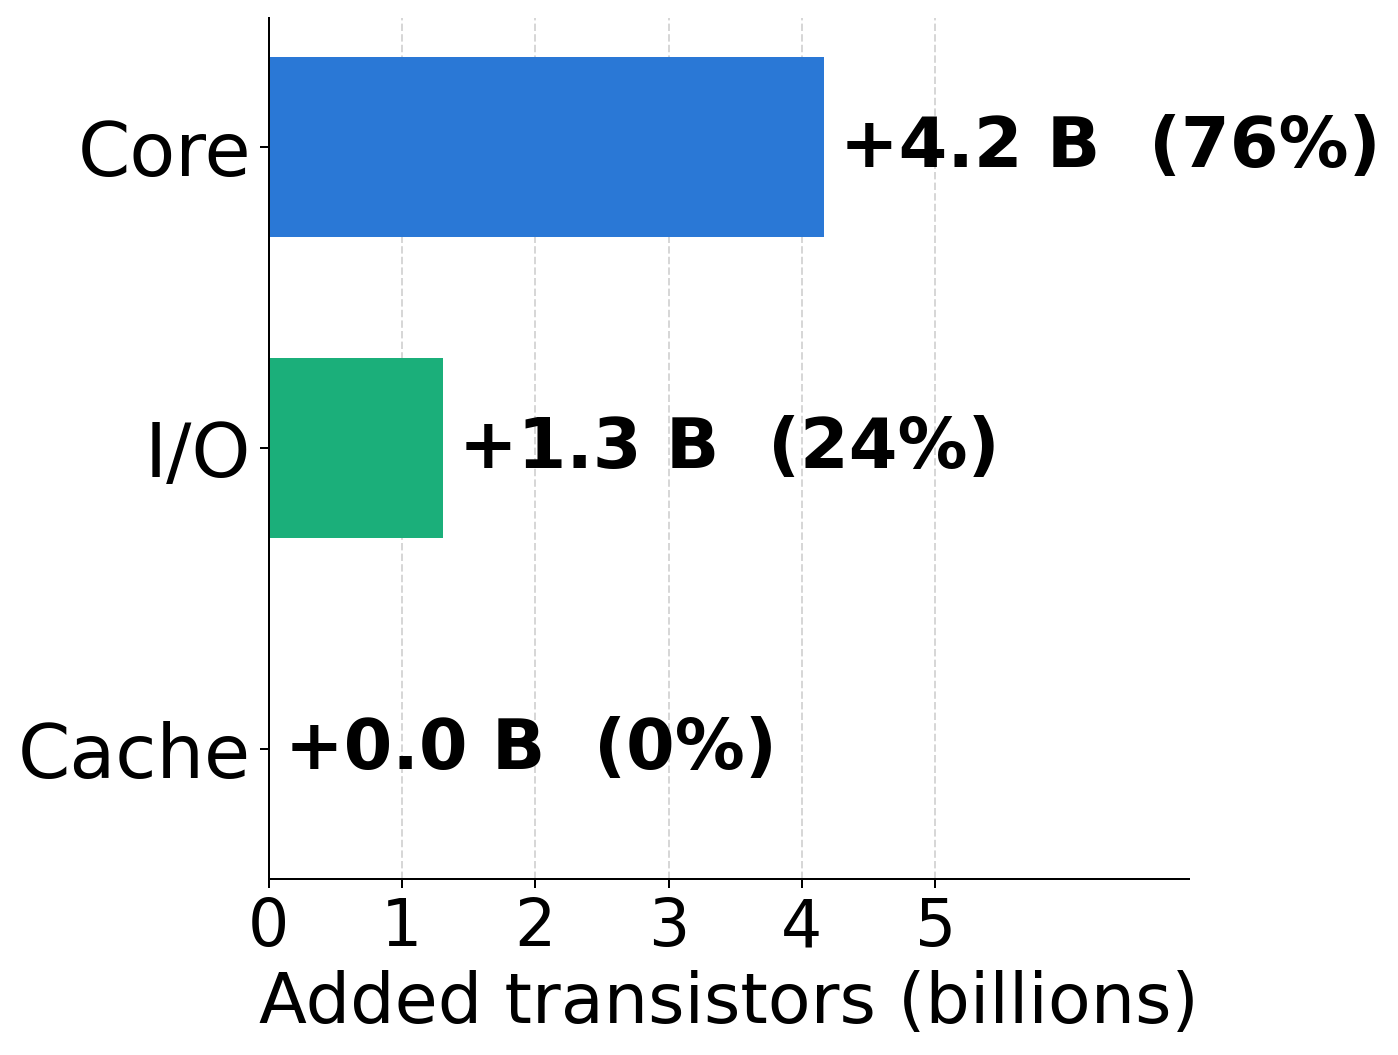

Generate this figure with Python:
#!/usr/bin/env python3
"""Where the +5.5 B transistors went: Ryzen 7 5800X3D (2022) -> 9800X3D (2024)."""

import matplotlib.pyplot as plt

plt.rcParams.update({
    "font.size": 28,
    "axes.labelsize": 28,
    "xtick.labelsize": 26,
    "ytick.labelsize": 30,
    "font.family": "sans-serif",
    "figure.facecolor": "white",
    "axes.facecolor": "white",
})

BLUE, AQUA, ORANGE = "#2a78d6", "#1baf7a", "#eb6834"

parts = ["Cache", "I/O", "Core"]
delta = [0.0, 3.4 - 2.09, 8.315 - 4.15]
colors = [ORANGE, AQUA, BLUE]
total = sum(delta)

fig, ax = plt.subplots(figsize=(8, 6.5))
bars = ax.barh(parts, delta, color=colors, height=0.6)
for bar, d in zip(bars, delta):
    ax.text(d + 0.12, bar.get_y() + bar.get_height() / 2,
            f"+{d:.1f} B  ({d / total:.0%})", va="center", ha="left",
            fontsize=28, fontweight="bold")

ax.set_xlabel("Added transistors (billions)")
ax.set_xlim(0, 6.9)
ax.set_xticks([0, 1, 2, 3, 4, 5])
ax.spines["top"].set_visible(False)
ax.spines["right"].set_visible(False)
ax.xaxis.grid(True, linestyle="--", linewidth=0.8, alpha=0.5)
ax.set_axisbelow(True)

fig.tight_layout()
fig.savefig("ryzen_delta.svg", bbox_inches="tight")
fig.savefig("ryzen_delta.png", dpi=180, bbox_inches="tight")
plt.close()
